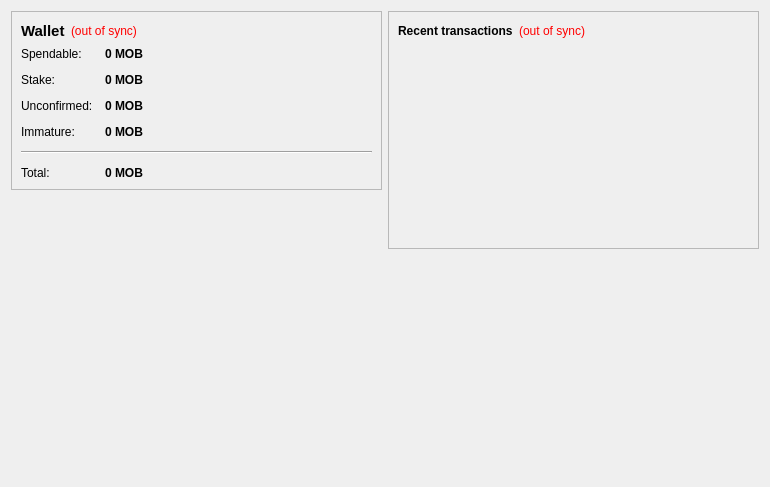
<?xml version="1.0" encoding="UTF-8"?>
<ui version="4.0">
 <class>OverviewPage</class>
 <widget class="QWidget" name="OverviewPage">
  <property name="geometry">
   <rect>
    <x>0</x>
    <y>0</y>
    <width>770</width>
    <height>487</height>
   </rect>
  </property>
  <property name="windowTitle">
   <string>Form</string>
  </property>
  <layout class="QHBoxLayout" name="horizontalLayout" stretch="1,1">
   <item>
    <layout class="QVBoxLayout" name="verticalLayout_2">
     <item>
      <widget class="QFrame" name="frame">
       <property name="frameShape">
        <enum>QFrame::StyledPanel</enum>
       </property>
       <property name="frameShadow">
        <enum>QFrame::Raised</enum>
       </property>
       <layout class="QVBoxLayout" name="verticalLayout_4">
        <item>
         <layout class="QHBoxLayout" name="horizontalLayout_4">
          <item>
           <widget class="QLabel" name="label_5">
            <property name="font">
             <font>
              <pointsize>11</pointsize>
              <weight>75</weight>
              <bold>true</bold>
             </font>
            </property>
            <property name="text">
             <string>Wallet</string>
            </property>
           </widget>
          </item>
          <item>
           <widget class="QLabel" name="labelWalletStatus">
            <property name="toolTip">
             <string>The displayed information may be out of date. Your wallet automatically synchronizes with the MobCoin network after a connection is established, but this process has not completed yet.</string>
            </property>
            <property name="styleSheet">
             <string notr="true">QLabel { color: red; }</string>
            </property>
            <property name="text">
             <string notr="true">(out of sync)</string>
            </property>
            <property name="alignment">
             <set>Qt::AlignLeading|Qt::AlignLeft|Qt::AlignVCenter</set>
            </property>
           </widget>
          </item>
          <item>
           <spacer name="horizontalSpacer_2">
            <property name="orientation">
             <enum>Qt::Horizontal</enum>
            </property>
            <property name="sizeHint" stdset="0">
             <size>
              <width>40</width>
              <height>20</height>
             </size>
            </property>
           </spacer>
          </item>
         </layout>
        </item>
        <item>
         <layout class="QFormLayout" name="formLayout_2">
          <property name="fieldGrowthPolicy">
           <enum>QFormLayout::AllNonFixedFieldsGrow</enum>
          </property>
          <property name="horizontalSpacing">
           <number>12</number>
          </property>
          <property name="verticalSpacing">
           <number>12</number>
          </property>
          <item row="0" column="0">
           <widget class="QLabel" name="label">
            <property name="text">
             <string>Spendable:</string>
            </property>
           </widget>
          </item>
          <item row="0" column="1">
           <widget class="QLabel" name="labelBalance">
            <property name="font">
             <font>
              <weight>75</weight>
              <bold>true</bold>
             </font>
            </property>
            <property name="cursor">
             <cursorShape>IBeamCursor</cursorShape>
            </property>
            <property name="toolTip">
             <string>Your current spendable balance</string>
            </property>
            <property name="text">
             <string notr="true">0 MOB</string>
            </property>
            <property name="textInteractionFlags">
             <set>Qt::LinksAccessibleByMouse|Qt::TextSelectableByKeyboard|Qt::TextSelectableByMouse</set>
            </property>
           </widget>
          </item>
          <item row="1" column="0">
           <widget class="QLabel" name="label_6">
            <property name="text">
             <string>Stake:</string>
            </property>
           </widget>
          </item>
          <item row="1" column="1">
           <widget class="QLabel" name="labelStake">
            <property name="font">
             <font>
              <weight>75</weight>
              <bold>true</bold>
             </font>
            </property>
            <property name="cursor">
             <cursorShape>IBeamCursor</cursorShape>
            </property>
            <property name="toolTip">
             <string>Total of coins that was staked, and do not yet count toward the current balance</string>
            </property>
            <property name="text">
             <string notr="true">0 MOB</string>
            </property>
            <property name="textInteractionFlags">
             <set>Qt::LinksAccessibleByMouse|Qt::TextSelectableByKeyboard|Qt::TextSelectableByMouse</set>
            </property>
           </widget>
          </item>
          <item row="2" column="0">
           <widget class="QLabel" name="label_3">
            <property name="text">
             <string>Unconfirmed:</string>
            </property>
           </widget>
          </item>
          <item row="2" column="1">
           <widget class="QLabel" name="labelUnconfirmed">
            <property name="font">
             <font>
              <weight>75</weight>
              <bold>true</bold>
             </font>
            </property>
            <property name="cursor">
             <cursorShape>IBeamCursor</cursorShape>
            </property>
            <property name="toolTip">
             <string>Total of transactions that have yet to be confirmed, and do not yet count toward the current balance</string>
            </property>
            <property name="text">
             <string notr="true">0 MOB</string>
            </property>
            <property name="textInteractionFlags">
             <set>Qt::LinksAccessibleByMouse|Qt::TextSelectableByKeyboard|Qt::TextSelectableByMouse</set>
            </property>
           </widget>
          </item>
          <item row="3" column="0">
           <widget class="QLabel" name="labelImmatureText">
            <property name="text">
             <string>Immature:</string>
            </property>
           </widget>
          </item>
          <item row="3" column="1">
           <widget class="QLabel" name="labelImmature">
            <property name="font">
             <font>
              <weight>75</weight>
              <bold>true</bold>
             </font>
            </property>
            <property name="toolTip">
             <string>Mined balance that has not yet matured</string>
            </property>
            <property name="text">
             <string notr="true">0 MOB</string>
            </property>
            <property name="textInteractionFlags">
             <set>Qt::LinksAccessibleByMouse|Qt::TextSelectableByKeyboard|Qt::TextSelectableByMouse</set>
            </property>
           </widget>
          </item>
          <item row="4" column="0" colspan="2">
           <widget class="Line" name="line">
            <property name="orientation">
             <enum>Qt::Horizontal</enum>
            </property>
           </widget>
          </item>
          <item row="5" column="0">
           <widget class="QLabel" name="labelTotalText">
            <property name="text">
             <string>Total:</string>
            </property>
           </widget>
          </item>
          <item row="5" column="1">
           <widget class="QLabel" name="labelTotal">
            <property name="font">
             <font>
              <weight>75</weight>
              <bold>true</bold>
             </font>
            </property>
            <property name="cursor">
             <cursorShape>IBeamCursor</cursorShape>
            </property>
            <property name="toolTip">
             <string>Your current total balance</string>
            </property>
            <property name="text">
             <string notr="true">0 MOB</string>
            </property>
            <property name="textInteractionFlags">
             <set>Qt::LinksAccessibleByMouse|Qt::TextSelectableByKeyboard|Qt::TextSelectableByMouse</set>
            </property>
           </widget>
          </item>
         </layout>
        </item>
       </layout>
      </widget>
     </item>
     <item>
      <spacer name="verticalSpacer">
       <property name="orientation">
        <enum>Qt::Vertical</enum>
       </property>
       <property name="sizeHint" stdset="0">
        <size>
         <width>20</width>
         <height>40</height>
        </size>
       </property>
      </spacer>
     </item>
     <item>
      <widget class="QLabel" name="label_2">
       <property name="autoFillBackground">
        <bool>true</bool>
       </property>
       <property name="text">
        <string/>
       </property>
       <property name="pixmap">
        <pixmap resource="../bitcoin.qrc">:/icons/mastbg</pixmap>
       </property>
       <property name="scaledContents">
        <bool>false</bool>
       </property>
       <property name="margin">
        <number>0</number>
       </property>
      </widget>
     </item>
    </layout>
   </item>
   <item>
    <layout class="QVBoxLayout" name="verticalLayout_3">
     <item>
      <widget class="QFrame" name="frame_2">
       <property name="frameShape">
        <enum>QFrame::StyledPanel</enum>
       </property>
       <property name="frameShadow">
        <enum>QFrame::Raised</enum>
       </property>
       <layout class="QVBoxLayout" name="verticalLayout">
        <item>
         <layout class="QHBoxLayout" name="horizontalLayout_2">
          <item>
           <widget class="QLabel" name="label_4">
            <property name="text">
             <string>&lt;b&gt;Recent transactions&lt;/b&gt;</string>
            </property>
           </widget>
          </item>
          <item>
           <widget class="QLabel" name="labelTransactionsStatus">
            <property name="toolTip">
             <string>The displayed information may be out of date. Your wallet automatically synchronizes with the MobCoin network after a connection is established, but this process has not completed yet.</string>
            </property>
            <property name="styleSheet">
             <string notr="true">QLabel { color: red; }</string>
            </property>
            <property name="text">
             <string notr="true">(out of sync)</string>
            </property>
            <property name="alignment">
             <set>Qt::AlignRight|Qt::AlignTrailing|Qt::AlignVCenter</set>
            </property>
           </widget>
          </item>
          <item>
           <spacer name="horizontalSpacer">
            <property name="orientation">
             <enum>Qt::Horizontal</enum>
            </property>
            <property name="sizeHint" stdset="0">
             <size>
              <width>40</width>
              <height>20</height>
             </size>
            </property>
           </spacer>
          </item>
         </layout>
        </item>
        <item>
         <widget class="QListView" name="listTransactions">
          <property name="styleSheet">
           <string notr="true">QListView { background: transparent; }</string>
          </property>
          <property name="frameShape">
           <enum>QFrame::NoFrame</enum>
          </property>
          <property name="verticalScrollBarPolicy">
           <enum>Qt::ScrollBarAlwaysOff</enum>
          </property>
          <property name="horizontalScrollBarPolicy">
           <enum>Qt::ScrollBarAlwaysOff</enum>
          </property>
          <property name="selectionMode">
           <enum>QAbstractItemView::NoSelection</enum>
          </property>
         </widget>
        </item>
       </layout>
      </widget>
     </item>
     <item>
      <spacer name="verticalSpacer_2">
       <property name="orientation">
        <enum>Qt::Vertical</enum>
       </property>
       <property name="sizeHint" stdset="0">
        <size>
         <width>20</width>
         <height>40</height>
        </size>
       </property>
      </spacer>
     </item>
    </layout>
   </item>
  </layout>
 </widget>
 <resources>
  <include location="../bitcoin.qrc"/>
 </resources>
 <connections/>
</ui>
